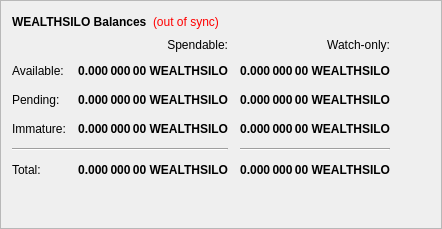
        <widget class="QFrame" name="frame">
         <property name="frameShape">
          <enum>QFrame::StyledPanel</enum>
         </property>
         <property name="frameShadow">
          <enum>QFrame::Raised</enum>
         </property>
         <layout class="QVBoxLayout" name="verticalLayout_4">
          <item>
           <layout class="QHBoxLayout" name="horizontalLayout_4">
            <item>
             <widget class="QLabel" name="label_5">
              <property name="font">
               <font>
                <weight>75</weight>
                <bold>true</bold>
               </font>
              </property>
              <property name="text">
               <string>WEALTHSILO Balances</string>
              </property>
             </widget>
            </item>
            <item>
             <widget class="QLabel" name="labelWalletStatus">
              <property name="cursor">
               <cursorShape>WhatsThisCursor</cursorShape>
              </property>
              <property name="toolTip">
               <string>The displayed information may be out of date. Your wallet automatically synchronizes with the WEALTHSILO network after a connection is established, but this process has not completed yet.</string>
              </property>
              <property name="styleSheet">
               <string notr="true">QLabel { color: red; }</string>
              </property>
              <property name="text">
               <string notr="true">(out of sync)</string>
              </property>
              <property name="alignment">
               <set>Qt::AlignLeading|Qt::AlignLeft|Qt::AlignVCenter</set>
              </property>
             </widget>
            </item>
            <item>
             <spacer name="horizontalSpacer_3">
              <property name="orientation">
               <enum>Qt::Horizontal</enum>
              </property>
              <property name="sizeHint" stdset="0">
               <size>
                <width>40</width>
                <height>20</height>
               </size>
              </property>
             </spacer>
            </item>
           </layout>
          </item>
          <item>
           <layout class="QGridLayout" name="gridLayout">
            <property name="spacing">
             <number>12</number>
            </property>
            <item row="2" column="2">
             <widget class="QLabel" name="labelWatchPending">
              <property name="font">
               <font>
                <weight>75</weight>
                <bold>true</bold>
               </font>
              </property>
              <property name="cursor">
               <cursorShape>IBeamCursor</cursorShape>
              </property>
              <property name="toolTip">
               <string>Unconfirmed transactions to watch-only addresses</string>
              </property>
              <property name="text">
               <string notr="true">0.000 000 00 WEALTHSILO</string>
              </property>
              <property name="alignment">
               <set>Qt::AlignRight|Qt::AlignTrailing|Qt::AlignVCenter</set>
              </property>
              <property name="textInteractionFlags">
               <set>Qt::LinksAccessibleByMouse|Qt::TextSelectableByKeyboard|Qt::TextSelectableByMouse</set>
              </property>
             </widget>
            </item>
            <item row="2" column="1">
             <widget class="QLabel" name="labelUnconfirmed">
              <property name="font">
               <font>
                <weight>75</weight>
                <bold>true</bold>
               </font>
              </property>
              <property name="cursor">
               <cursorShape>IBeamCursor</cursorShape>
              </property>
              <property name="toolTip">
               <string>Total of transactions that have yet to be confirmed, and do not yet count toward the spendable balance</string>
              </property>
              <property name="text">
               <string notr="true">0.000 000 00 WEALTHSILO</string>
              </property>
              <property name="alignment">
               <set>Qt::AlignRight|Qt::AlignTrailing|Qt::AlignVCenter</set>
              </property>
              <property name="textInteractionFlags">
               <set>Qt::LinksAccessibleByMouse|Qt::TextSelectableByKeyboard|Qt::TextSelectableByMouse</set>
              </property>
             </widget>
            </item>
            <item row="3" column="2">
             <widget class="QLabel" name="labelWatchImmature">
              <property name="font">
               <font>
                <weight>75</weight>
                <bold>true</bold>
               </font>
              </property>
              <property name="cursor">
               <cursorShape>IBeamCursor</cursorShape>
              </property>
              <property name="toolTip">
               <string>Staked or masternode rewards in watch-only addresses that has not yet matured</string>
              </property>
              <property name="text">
               <string notr="true">0.000 000 00 WEALTHSILO</string>
              </property>
              <property name="alignment">
               <set>Qt::AlignRight|Qt::AlignTrailing|Qt::AlignVCenter</set>
              </property>
              <property name="textInteractionFlags">
               <set>Qt::LinksAccessibleByMouse|Qt::TextSelectableByKeyboard|Qt::TextSelectableByMouse</set>
              </property>
             </widget>
            </item>
            <item row="4" column="0" colspan="2">
             <widget class="Line" name="lineSpendableBalance">
              <property name="orientation">
               <enum>Qt::Horizontal</enum>
              </property>
             </widget>
            </item>
            <item row="4" column="2">
             <widget class="Line" name="lineWatchBalance">
              <property name="sizePolicy">
               <sizepolicy hsizetype="Preferred" vsizetype="Fixed">
                <horstretch>0</horstretch>
                <verstretch>0</verstretch>
               </sizepolicy>
              </property>
              <property name="minimumSize">
               <size>
                <width>140</width>
                <height>0</height>
               </size>
              </property>
              <property name="orientation">
               <enum>Qt::Horizontal</enum>
              </property>
             </widget>
            </item>
            <item row="5" column="0">
             <widget class="QLabel" name="labelTotalText">
              <property name="text">
               <string>Total:</string>
              </property>
             </widget>
            </item>
            <item row="3" column="1">
             <widget class="QLabel" name="labelImmature">
              <property name="font">
               <font>
                <weight>75</weight>
                <bold>true</bold>
               </font>
              </property>
              <property name="cursor">
               <cursorShape>IBeamCursor</cursorShape>
              </property>
              <property name="toolTip">
               <string>Staked or masternode rewards that has not yet matured</string>
              </property>
              <property name="text">
               <string notr="true">0.000 000 00 WEALTHSILO</string>
              </property>
              <property name="alignment">
               <set>Qt::AlignRight|Qt::AlignTrailing|Qt::AlignVCenter</set>
              </property>
              <property name="textInteractionFlags">
               <set>Qt::LinksAccessibleByMouse|Qt::TextSelectableByKeyboard|Qt::TextSelectableByMouse</set>
              </property>
             </widget>
            </item>
            <item row="2" column="3">
             <spacer name="horizontalSpacer_2">
              <property name="orientation">
               <enum>Qt::Horizontal</enum>
              </property>
              <property name="sizeHint" stdset="0">
               <size>
                <width>40</width>
                <height>20</height>
               </size>
              </property>
             </spacer>
            </item>
            <item row="3" column="0">
             <widget class="QLabel" name="labelImmatureText">
              <property name="text">
               <string>Immature:</string>
              </property>
             </widget>
            </item>
            <item row="5" column="1">
             <widget class="QLabel" name="labelTotal">
              <property name="font">
               <font>
                <weight>75</weight>
                <bold>true</bold>
               </font>
              </property>
              <property name="cursor">
               <cursorShape>IBeamCursor</cursorShape>
              </property>
              <property name="toolTip">
               <string>Your current total balance</string>
              </property>
              <property name="text">
               <string notr="true">0.000 000 00 WEALTHSILO</string>
              </property>
              <property name="alignment">
               <set>Qt::AlignRight|Qt::AlignTrailing|Qt::AlignVCenter</set>
              </property>
              <property name="textInteractionFlags">
               <set>Qt::LinksAccessibleByMouse|Qt::TextSelectableByKeyboard|Qt::TextSelectableByMouse</set>
              </property>
             </widget>
            </item>
            <item row="5" column="2">
             <widget class="QLabel" name="labelWatchTotal">
              <property name="font">
               <font>
                <weight>75</weight>
                <bold>true</bold>
               </font>
              </property>
              <property name="cursor">
               <cursorShape>IBeamCursor</cursorShape>
              </property>
              <property name="toolTip">
               <string>Current total balance in watch-only addresses</string>
              </property>
              <property name="text">
               <string notr="true">0.000 000 00 WEALTHSILO</string>
              </property>
              <property name="alignment">
               <set>Qt::AlignRight|Qt::AlignTrailing|Qt::AlignVCenter</set>
              </property>
              <property name="textInteractionFlags">
               <set>Qt::LinksAccessibleByMouse|Qt::TextSelectableByKeyboard|Qt::TextSelectableByMouse</set>
              </property>
             </widget>
            </item>
            <item row="0" column="2">
             <widget class="QLabel" name="labelWatchonly">
              <property name="text">
               <string>Watch-only:</string>
              </property>
              <property name="alignment">
               <set>Qt::AlignRight|Qt::AlignTrailing|Qt::AlignVCenter</set>
              </property>
             </widget>
            </item>
            <item row="1" column="0">
             <widget class="QLabel" name="labelBalanceText">
              <property name="text">
               <string>Available:</string>
              </property>
             </widget>
            </item>
            <item row="1" column="1">
             <widget class="QLabel" name="labelBalance">
              <property name="font">
               <font>
                <weight>75</weight>
                <bold>true</bold>
               </font>
              </property>
              <property name="cursor">
               <cursorShape>IBeamCursor</cursorShape>
              </property>
              <property name="toolTip">
               <string>Your current spendable balance</string>
              </property>
              <property name="text">
               <string notr="true">0.000 000 00 WEALTHSILO</string>
              </property>
              <property name="alignment">
               <set>Qt::AlignRight|Qt::AlignTrailing|Qt::AlignVCenter</set>
              </property>
              <property name="textInteractionFlags">
               <set>Qt::LinksAccessibleByMouse|Qt::TextSelectableByKeyboard|Qt::TextSelectableByMouse</set>
              </property>
             </widget>
            </item>
            <item row="1" column="2">
             <widget class="QLabel" name="labelWatchAvailable">
              <property name="font">
               <font>
                <weight>75</weight>
                <bold>true</bold>
               </font>
              </property>
              <property name="cursor">
               <cursorShape>IBeamCursor</cursorShape>
              </property>
              <property name="toolTip">
               <string>Your current balance in watch-only addresses</string>
              </property>
              <property name="text">
               <string notr="true">0.000 000 00 WEALTHSILO</string>
              </property>
              <property name="alignment">
               <set>Qt::AlignRight|Qt::AlignTrailing|Qt::AlignVCenter</set>
              </property>
              <property name="textInteractionFlags">
               <set>Qt::LinksAccessibleByMouse|Qt::TextSelectableByKeyboard|Qt::TextSelectableByMouse</set>
              </property>
             </widget>
            </item>
            <item row="2" column="0">
             <widget class="QLabel" name="labelPendingText">
              <property name="text">
               <string>Pending:</string>
              </property>
             </widget>
            </item>
            <item row="0" column="1">
             <widget class="QLabel" name="labelSpendable">
              <property name="text">
               <string>Spendable:</string>
              </property>
              <property name="alignment">
               <set>Qt::AlignRight|Qt::AlignTrailing|Qt::AlignVCenter</set>
              </property>
             </widget>
            </item>
           </layout>
          </item>
          <item>
           <spacer name="verticalSpacer_4">
            <property name="orientation">
             <enum>Qt::Vertical</enum>
            </property>
            <property name="sizeHint" stdset="0">
             <size>
              <width>20</width>
              <height>40</height>
             </size>
            </property>
           </spacer>
          </item>
         </layout>
        </widget>
